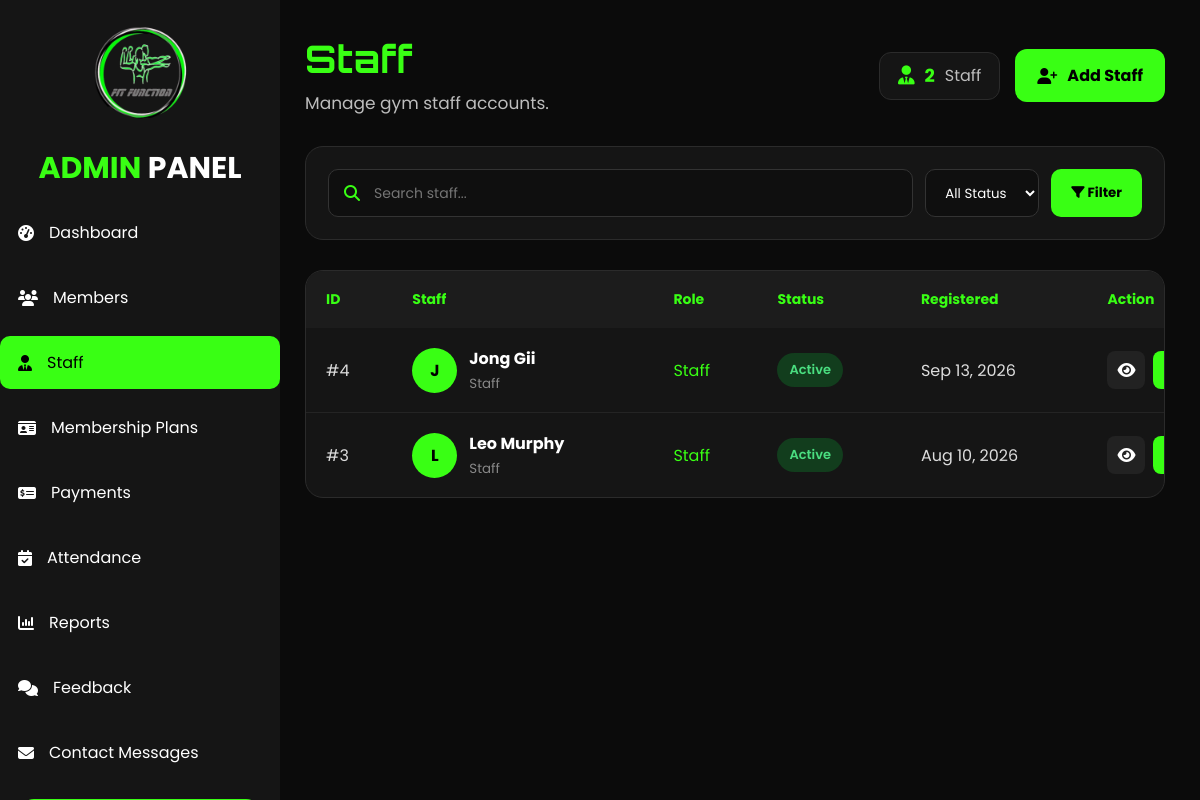
/staff_admin.php (signed in), run on the app's committed database.
### tables this page shows
CREATE TABLE `users` (
  `user_id` int(11) NOT NULL,
  `full_name` varchar(100) NOT NULL,
  `password` varchar(255) NOT NULL,
  `role` enum('Admin','Staff') NOT NULL,
  `status` enum('Active','Inactive') DEFAULT 'Active',
  `created_at` timestamp NOT NULL DEFAULT CURRENT_TIMESTAMP,
  `profile_picture` varchar(255) DEFAULT NULL
);

### staff_admin.php (the view, shortened to what this page needs)
<?php
require_once("includes/admin_auth.php");
$search = "";
$sql = "
    SELECT
        user_id,
        full_name,
        role,
        status,
        created_at
    FROM users
    WHERE role = 'Staff'
";
$params = [];
$types = "";
$sql .= " ORDER BY created_at DESC";
$staffPerPage = 10;
$page = isset($_GET['page'])
    ? (int)$_GET['page']
    : 1;
$offset = ($page - 1) * $staffPerPage;
$sql .= " LIMIT ?, ?";
$params[] = $offset;
$params[] = $staffPerPage;
$types .= "ii";
$stmt = $con->prepare($sql);
if(!empty($params)){
    $stmt->bind_param(
        $types,
        ...$params
    );
}
$stmt->execute();
$result = $stmt->get_result();
$totalStaffQuery = mysqli_query($con, "
    SELECT COUNT(*) AS total
    FROM users
    WHERE role = 'Staff'
");
$totalStaff =
    mysqli_fetch_assoc($totalStaffQuery)['total'];
?>
<!DOCTYPE html>
<html lang="en">
<head>
<link
rel="stylesheet"
href="https://cdnjs.cloudflare.com/ajax/libs/font-awesome/6.7.2/css/all.min.css">
<link
rel="stylesheet"
href="assets/css/admin.css">
</head>
<body>
<div class="wrapper">
<?php include("includes/admin_sidebar.php"); ?>
<div class="main">
<div class="staff-content">
<div class="staff-header">
    <div class="staff-title">
        <h2>
            Staff
        </h2>
        <p>
            Manage gym staff accounts.
        </p>
    </div>
    <div class="staff-header-right">
        <div class="staff-total">
            <i class="fa-solid fa-user-tie"></i>
            <span>
                <?php echo $totalStaff; ?>
            </span>
            Staff
        </div>
        <a
            href="staff_add_admin.php"
            class="add-staff-btn"
        >
            <i class="fa-solid fa-user-plus"></i>
            Add Staff
        </a>
    </div>
</div>
<div class="staff-tools">
    <form method="GET" class="staff-search">
        <div class="search-box">
            <i class="fa-solid fa-magnifying-glass"></i>
            <input
                type="text"
                name="search"
                placeholder="Search staff..."
                value="<?php echo htmlspecialchars($search); ?>"
            >
        </div>
        <select name="status">
            <option value="">
                All Status
            </option>
        </select>
        <button
            type="submit"
            class="staff-filter-btn"
        >
            <i class="fa-solid fa-filter"></i>
            Filter
        </button>
    </form>
</div>
<div class="staff-table-card">
    <div class="table-wrapper">
        <table class="staff-table">
            <thead>
                <tr>
                    <th>ID</th>
                    <th>Staff</th>
                    <th>Role</th>
                    <th>Status</th>
                    <th>Registered</th>
                    <th>Action</th>
                </tr>
            </thead>
            <tbody>
            <?php if($result->num_rows > 0): ?>
                <?php while($staff = $result->fetch_assoc()): ?>
                    <tr>
                        <td>
                            #<?php echo $staff['user_id']; ?>
                        </td>
                        <td>
                            <div class="staff-name">
                                <div class="staff-avatar">
                                    <?php
                                    echo strtoupper(
                                        substr(
                                            $staff['full_name'],
                                            0,
                                            1
                                        )
                                    );
                                    ?>
                                </div>
                                <div>
                                    <strong>
                                        <?php
                                        echo htmlspecialchars(
                                            $staff['full_name']
                                        );
                                        ?>
                                    </strong>
                                    <small>
                                        Staff
                                    </small>
                                </div>
                            </div>
                        </td>
                        <td>
                            <span class="staff-role">
                                <?php
                                echo htmlspecialchars(
                                    $staff['role']
                                );
                                ?>
                            </span>
                        </td>
                        <td>
                            <?php
                            $statusClass = strtolower(
                                $staff['status']
                            );
                            ?>
                            <span
                                class="staff-status <?php echo $statusClass; ?>"
                            >
                                <?php
                                echo htmlspecialchars(
                                    $staff['status']
                                );
                                ?>
                            </span>
                        </td>
                        <td>
                            <?php
                            echo date(
                                "M d, Y",
                                strtotime(
                                    $staff['created_at']
                                )
                            );
                            ?>
                        </td>
                        <td>
                            <div class="staff-actions">
                                <a
                                    href="staff_view_admin.php?id=<?php echo $staff['user_id']; ?>"
                                    class="staff-view-btn"
                                    title="View Staff"
                                >
                                    <i class="fa-solid fa-eye"></i>
                                </a>
                                <a
                                    href="staff_edit_admin.php?id=<?php echo $staff['user_id']; ?>"
                                    class="staff-edit-btn"
                                    title="Edit Staff"
                                >
                                </a>
                            </div>
                        </td>
                    </tr>
                <?php endwhile; ?>
            <?php endif; ?>
            </tbody>
        </table>
    </div>
</div>
</div>
</div>
</div>
</body>
</html>

### data on the page
users: user_id "4", full_name "J", full_name "Jong Gii", role "Staff", status "Active", created_at "Sep 13, 2026"
users: user_id "3", full_name "L", full_name "Leo Murphy", role "Staff", status "Active", created_at "Aug 10, 2026"

### other printed values
$totalStaff "2"
